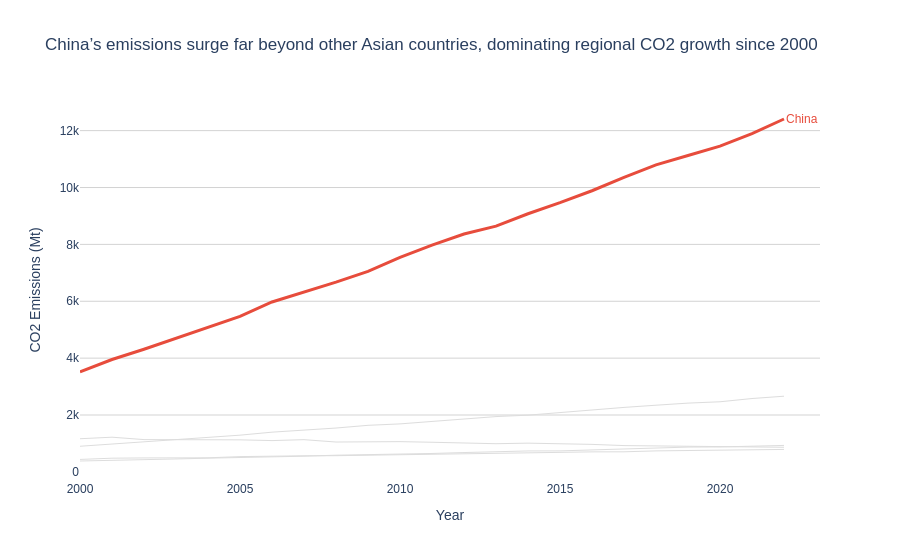

Notebook code cell kept with this figure:
### Markdown cell above
---
## Task 1 — Multi-Series Line Chart with Highlight

**What to build:** A line chart showing CO2 emissions over time for **all Asian countries** in the dataset, with one country highlighted.

**Requirements:**
- All countries shown (for context), but only **one highlighted in colour** — your choice which
- All other lines in grey (#DDDDDD), thinner
- Highlighted country **labelled directly** at the end of its line (not in a legend)
- Insight title that names the highlighted country and its story

> 💡 `df[df['Region'] == 'Asia']` to filter; use `go.Figure()` with a loop for per-country control

### Code cell
# Task 1 — Multi-series line with highlight
# YOUR CODE HERE

asia_df = df[df['Region'] == 'Asia']

highlight_country = 'China'   # you can change this (India also works well)

fig = go.Figure()

# Add all countries (grey lines)
for country in asia_df['Country'].unique():
    country_df = asia_df[asia_df['Country'] == country]
    
    if country == highlight_country:
        fig.add_trace(go.Scatter(
            x=country_df['Year'],
            y=country_df['CO2_Mt'],
            mode='lines',
            line=dict(color='#E74C3C', width=3),
            name=country,
            showlegend=False
        ))
        
        # Direct label at end
        fig.add_annotation(
            x=country_df['Year'].max(),
            y=country_df['CO2_Mt'].iloc[-1],
            text=country,
            showarrow=False,
            xanchor='left',
            font=dict(size=12, color='#E74C3C')
        )
        
    else:
        fig.add_trace(go.Scatter(
            x=country_df['Year'],
            y=country_df['CO2_Mt'],
            mode='lines',
            line=dict(color='#DDDDDD', width=1),
            showlegend=False
        ))

# Styling
fig.update_layout(
    title="China’s emissions surge far beyond other Asian countries, dominating regional CO2 growth since 2000",
    xaxis_title="Year",
    yaxis_title="CO2 Emissions (Mt)",
    plot_bgcolor='white',
    paper_bgcolor='white',
    font=dict(family="Arial", size=12)
)

# Light grid only
fig.update_xaxes(showgrid=False)
fig.update_yaxes(showgrid=True, gridcolor='lightgray')

fig.show()

### Figure 1 — Plotly figure (JSON) as saved in the notebook; plotly's stock layout.template omitted (floating-point values rounded to 4 significant figures)
{"data": [{"line": {"color": "#E74C3C", "width": 3}, "mode": "lines", "name": "China", "showlegend": false, "type": "scatter", "x": [2000, 2001, 2002, 2003, 2004, 2005, 2006, 2007, 2008, 2009, 2010, 2011, 2012, 2013, 2014, 2015, 2016, 2017, 2018, 2019, 2020, 2021, 2022], "y": [3514.0, 3952.0, 4312.0, 4692.0, 5079.0, 5468.0, 5974.0, 6323.0, 6673.0, 7053.0, 7543.0, 7972.0, 8365.0, 8641.0, 9078.0, 9466.0, 9887.0, 10360.0, 10790.0, 11130.0, 11450.0, 11900.0, 12410.0]}, {"line": {"color": "#DDDDDD", "width": 1}, "mode": "lines", "showlegend": false, "type": "scatter", "x": [2000, 2001, 2002, 2003, 2004, 2005, 2006, 2007, 2008, 2009, 2010, 2011, 2012, 2013, 2014, 2015, 2016, 2017, 2018, 2019, 2020, 2021, 2022], "y": [901.6, 974.6, 1056.0, 1146.0, 1205.0, 1291.0, 1396.0, 1466.0, 1542.0, 1637.0, 1687.0, 1774.0, 1865.0, 1945.0, 1994.0, 2092.0, 2177.0, 2267.0, 2345.0, 2419.0, 2466.0, 2580.0, 2661.0]}, {"line": {"color": "#DDDDDD", "width": 1}, "mode": "lines", "showlegend": false, "type": "scatter", "x": [2000, 2001, 2002, 2003, 2004, 2005, 2006, 2007, 2008, 2009, 2010, 2011, 2012, 2013, 2014, 2015, 2016, 2017, 2018, 2019, 2020, 2021, 2022], "y": [1166.0, 1220.0, 1136.0, 1131.0, 1151.0, 1127.0, 1101.0, 1133.0, 1050.0, 1061.0, 1064.0, 1042.0, 1005.0, 990.9, 1010.0, 996.6, 967.4, 925.1, 916.6, 914.5, 902.8, 898.1, 865.1]}, {"line": {"color": "#DDDDDD", "width": 1}, "mode": "lines", "showlegend": false, "type": "scatter", "x": [2000, 2001, 2002, 2003, 2004, 2005, 2006, 2007, 2008, 2009, 2010, 2011, 2012, 2013, 2014, 2015, 2016, 2017, 2018, 2019, 2020, 2021, 2022], "y": [438.1, 481.5, 490.6, 490.8, 494.6, 537.2, 539.0, 566.1, 570.0, 585.4, 595.9, 620.6, 631.1, 649.6, 646.2, 686.5, 704.0, 706.0, 738.5, 750.8, 755.8, 777.3, 789.5]}, {"line": {"color": "#DDDDDD", "width": 1}, "mode": "lines", "showlegend": false, "type": "scatter", "x": [2000, 2001, 2002, 2003, 2004, 2005, 2006, 2007, 2008, 2009, 2010, 2011, 2012, 2013, 2014, 2015, 2016, 2017, 2018, 2019, 2020, 2021, 2022], "y": [382.8, 400.4, 430.7, 453.8, 482.6, 501.9, 533.0, 551.8, 586.6, 602.5, 614.5, 647.3, 680.1, 717.7, 736.3, 738.2, 768.8, 813.7, 834.8, 872.3, 876.5, 898.5, 930.5]}], "layout": {"annotations": [{"font": {"color": "#E74C3C", "size": 12}, "showarrow": false, "text": "China", "x": 2022, "xanchor": "left", "y": 12410.0}], "font": {"family": "Arial", "size": 12}, "paper_bgcolor": "white", "plot_bgcolor": "white", "title": {"text": "China’s emissions surge far beyond other Asian countries, dominating regional CO2 growth since 2000"}, "xaxis": {"showgrid": false, "title": {"text": "Year"}}, "yaxis": {"gridcolor": "lightgray", "showgrid": true, "title": {"text": "CO2 Emissions (Mt)"}}}}
